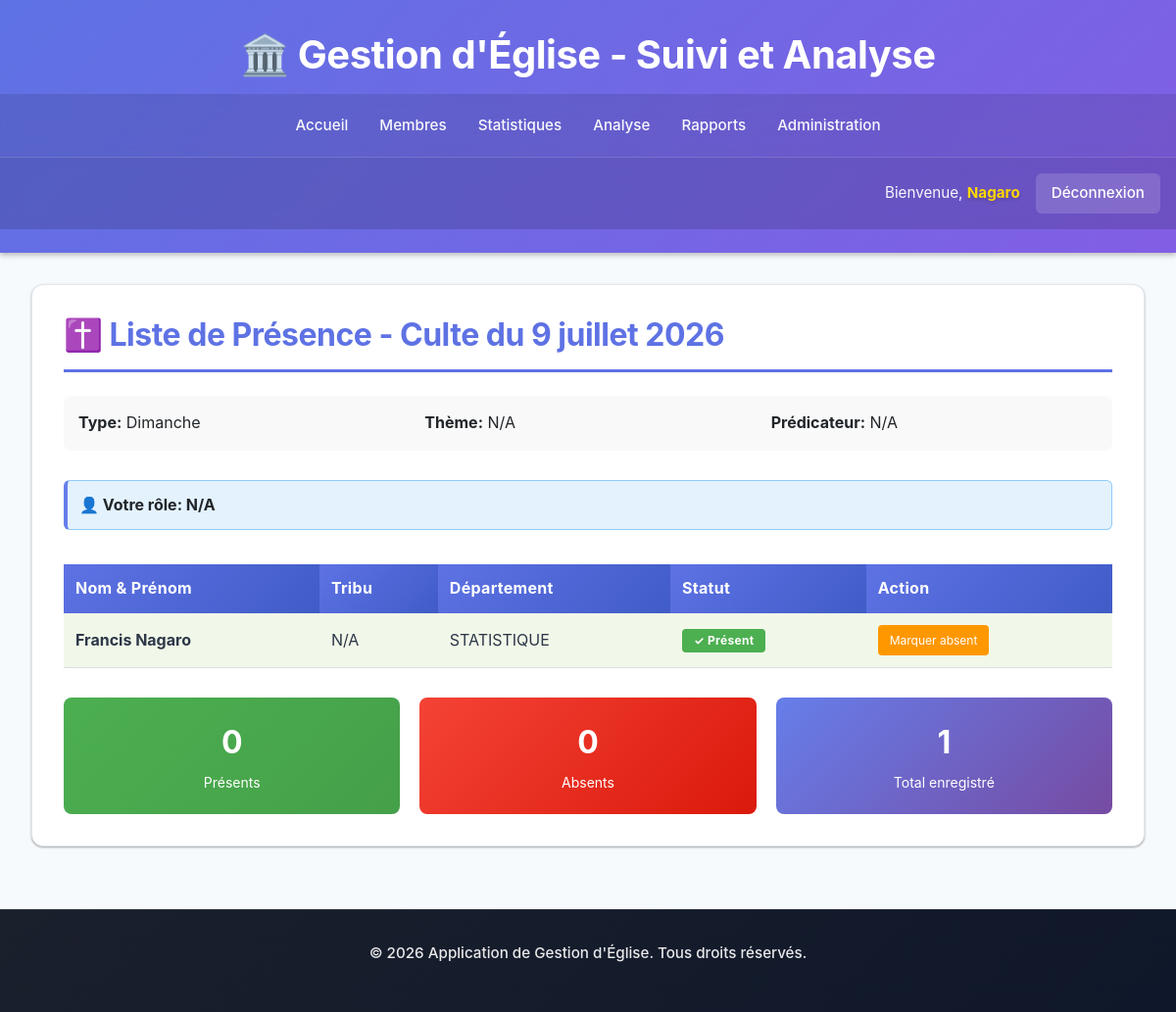
The app's page /culte/16/presence/ (signed in) with its own data.
### eglise/models.py (models this page shows, shortened)
class Culte(models.Model):
    TYPE_CULTE_CHOICES = (
        ('dimanche', 'Dimanche'),
        ('mercredi', 'Mercredi'),
        ('special', 'Spécial'),
        ('autre', 'Autre'),
    )
    SCOPE_CHOICES = (
        ('global', 'Global'),
        ('tribu', 'Tribu'),
        ('departement', 'Département'),
    )
    date = models.DateField()
    type_culte = models.CharField(max_length=20, choices=TYPE_CULTE_CHOICES, default='dimanche')
    theme = models.CharField(max_length=255, blank=True, null=True)
    predicateur = models.CharField(max_length=100, blank=True, null=True)
    nombre_participants = models.IntegerField(default=0)
    nombre_nouveaux = models.IntegerField(default=0)
    notes = models.TextField(blank=True, null=True)
    date_creation = models.DateTimeField(auto_now_add=True)
    scope = models.CharField(max_length=20, choices=SCOPE_CHOICES, default='global', help_text='Global ou local à une structure')
    tribu = models.ForeignKey('Tribu', on_delete=models.SET_NULL, null=True, blank=True, related_name='cultes_locaux', help_text='Tribu si culte local')
    departement = models.ForeignKey('Departement', on_delete=models.SET_NULL, null=True, blank=True, related_name='cultes_locaux', help_text='Département si culte local')
    class Meta:
        ordering = ['-date']

class Presence(models.Model):
    membre = models.ForeignKey(Membre, on_delete=models.CASCADE)
    culte = models.ForeignKey(Culte, on_delete=models.CASCADE)
    present = models.BooleanField(default=True)
    date_enregistrement = models.DateTimeField(auto_now_add=True)
    class Meta:
        unique_together = ('membre', 'culte')
        ordering = ['-culte__date']

class Membre(models.Model):
    STATUT_CHOICES = (
        ('nouveau', 'Nouveau'),
        ('actif', 'Actif'),
        ('sorti', 'Sorti'),
        ('inactif', 'Inactif'),
    )
    GENRE_CHOICES = (
        ('M', 'Masculin'),
        ('F', 'Féminin'),
    )
    nom = models.CharField(max_length=100)
    prenom = models.CharField(max_length=100)
    email = models.EmailField(blank=True, null=True)
    telephone = models.CharField(max_length=20, blank=True, null=True)
    adresse = models.CharField(max_length=255, blank=True, null=True)
    genre = models.CharField(max_length=1, choices=GENRE_CHOICES, blank=True)
    date_naissance = models.DateField(blank=True, null=True)
    photo = models.ImageField(upload_to='membres_photos/', blank=True, null=True)
    tribu = models.ForeignKey(Tribu, on_delete=models.SET_NULL, null=True, blank=True)
    departement = models.ForeignKey(Departement, on_delete=models.SET_NULL, null=True, blank=True)
    statut = models.CharField(max_length=20, choices=STATUT_CHOICES, default='nouveau')
    date_adhesion = models.DateField(default=timezone.now)
    date_depart = models.DateField(blank=True, null=True)
    notes = models.TextField(blank=True, null=True)
    date_creation = models.DateTimeField(auto_now_add=True)
    date_modification = models.DateTimeField(auto_now=True)
    class Meta:
        ordering = ['nom', 'prenom']
    def nom_complet(self):
        return f"{self.prenom} {self.nom}"

class Departement(models.Model):
    nom = models.CharField(max_length=100, unique=True)
    description = models.TextField(blank=True, null=True)
    responsable = models.CharField(max_length=100, blank=True, null=True)
    date_creation = models.DateTimeField(auto_now_add=True)
    class Meta:
        ordering = ['nom']

### eglise/views.py (the view, shortened to what this page needs)
# urls.py: path('culte/<int:culte_id>/presence/', views.CultePresenceListView.as_view(), name='culte_presence'),
class CultePresenceListView(ProtectedDataAccessMixin, TemplateView):
    template_name = 'eglise/culte_presence.html'
    def get(self, request, culte_id):
        try:
            culte = Culte.objects.get(id=culte_id)
        except Culte.DoesNotExist:
            return redirect('eglise:dashboard')
        presences = Presence.objects.filter(culte=culte).select_related('membre').order_by('membre__nom', 'membre__prenom')
        membres_non_enregistres = Membre.objects.exclude(
            presence__culte=culte
        ).filter(statut='actif')
        user_profile = request.user.profile if hasattr(request.user, 'profile') else None
        if user_profile:
            if user_profile.est_patriarche() and user_profile.tribu:
                membres_non_enregistres = membres_non_enregistres.filter(tribu=user_profile.tribu)
            elif user_profile.est_responsable() and user_profile.departement:
                membres_non_enregistres = membres_non_enregistres.filter(departement=user_profile.departement)
        membres_non_enregistres = membres_non_enregistres.order_by('nom', 'prenom')
        context = {
            'culte': culte,
            'presences': presences,
            'membres_non_enregistres': membres_non_enregistres,
            'form': PresenceMembreSelectionForm(),
            'user_role': user_profile.get_role_display() if user_profile else 'N/A',
        }
        return render(request, self.template_name, context)

### eglise/mixins.py (called while the page is built, shortened)
    def dispatch(self, request, *args, **kwargs):
        if not request.user.is_authenticated:
            return redirect('eglise:login')
        if request.user.is_superuser:
            return super().dispatch(request, *args, **kwargs)

### eglise/templates/eglise/culte_presence.html (shortened to what this page needs)
{% extends 'eglise/base.html' %}
{% block content %}
<div class="card">
    <h2>✝️ Liste de Présence - Culte du {{ culte.date }}</h2>
    <div style="background: #f9f9f9; padding: 15px; border-radius: 8px; margin-bottom: 30px;">
        <div style="display: grid; grid-template-columns: 1fr 1fr 1fr; gap: 20px;">
            <div>
                <strong>Type:</strong> {{ culte.get_type_culte_display }}
            </div>
            <div>
                <strong>Thème:</strong> {{ culte.theme|default:"N/A" }}
            </div>
            <div>
                <strong>Prédicateur:</strong> {{ culte.predicateur|default:"N/A" }}
            </div>
        </div>
    </div>
    {% if user_role %}
    <div style="background: #e3f2fd; border: 1px solid #90caf9; padding: 12px; border-radius: 6px; margin-bottom: 20px; border-left: 4px solid #667eea;">
        <strong>👤 Votre rôle: {{ user_role }}</strong>
    </div>
    {% endif %}
    {% if presences %}
    <table>
        <thead>
            <tr>
                <th>Nom & Prénom</th>
                <th>Tribu</th>
                <th>Département</th>
                <th>Statut</th>
                <th>Action</th>
            </tr>
        </thead>
        <tbody>
            {% for presence in presences %}
            <tr style="{% if not presence.present %}background-color: #ffebee;{% else %}background-color: #f1f8e9;{% endif %}">
                <td><strong>{{ presence.membre.nom_complet }}</strong></td>
                <td>{{ presence.membre.tribu.nom|default:"N/A" }}</td>
                <td>{{ presence.membre.departement.nom|default:"N/A" }}</td>
                <td>
                    <span class="badge" style="padding: 6px 12px; border-radius: 4px; font-size: 12px; font-weight: bold; {% if presence.present %}background: #4caf50; color: white;{% else %}background: #f44336; color: white;{% endif %}">
                        {% if presence.present %}✓ Présent{% else %}✗ Absent{% endif %}
                    </span>
                </td>
                <td>
                    <form method="post" action="{% url 'eglise:presence_toggle' presence.id %}" style="display: inline;">
                        <button type="submit" style="padding: 6px 12px; background: #ff9800; color: white; border: none; border-radius: 4px; cursor: pointer; font-size: 12px;">
                            {% if presence.present %}Marquer absent{% else %}Marquer présent{% endif %}
                        </button>
                    </form>
                </td>
            </tr>
            {% endfor %}
        </tbody>
    </table>
    <div style="margin-top: 30px; display: grid; grid-template-columns: 1fr 1fr 1fr; gap: 20px;">
        <div style="background: linear-gradient(135deg, #4caf50 0%, #45a049 100%); color: white; padding: 20px; border-radius: 8px; text-align: center;">
            <div style="font-size: 32px; font-weight: bold;">{{ presences|dictsort:"present"|last|length|default:0 }}</div>
            <div style="margin-top: 5px; font-size: 14px;">Présents</div>
        </div>
        <div style="background: linear-gradient(135deg, #f44336 0%, #da190b 100%); color: white; padding: 20px; border-radius: 8px; text-align: center;">
            <div style="font-size: 32px; font-weight: bold;">
                {% widthratio presences|dictsort:"present"|first|length presences|length 1 %}
            </div>
            <div style="margin-top: 5px; font-size: 14px;">Absents</div>
        </div>
        <div style="background: linear-gradient(135deg, #667eea 0%, #764ba2 100%); color: white; padding: 20px; border-radius: 8px; text-align: center;">
            <div style="font-size: 32px; font-weight: bold;">{{ presences.count }}</div>
            <div style="margin-top: 5px; font-size: 14px;">Total enregistré</div>
        </div>
    </div>
    {% else %}
    <div style="text-align: center; padding: 40px; background: #f9f9f9; border-radius: 8px;">
        <p style="font-size: 16px; color: #999;">Aucune présence enregistrée pour ce culte.</p>
    </div>
    {% endif %}
</div>
{% endblock %}

### eglise/templates/eglise/base.html (shortened to what this page needs)
<!DOCTYPE html>
<html lang="fr">
<head>
    {% load static %}
    <link href="https://cdn.jsdelivr.net/npm/bootstrap@5.3.0/dist/css/bootstrap.min.css" rel="stylesheet">
    <link rel="stylesheet" href="https://cdnjs.cloudflare.com/ajax/libs/font-awesome/6.4.0/css/all.min.css">
</head>
<body>
    <header>
        <h1>🏛️ Gestion d'Église - Suivi et Analyse</h1>
        <nav>
            {% if user.is_authenticated %}
                <a href="{% url 'eglise:dashboard' %}">Accueil</a>
                <a href="{% url 'eglise:membre_list' %}">Membres</a>
                <a href="{% url 'eglise:statistiques' %}">Statistiques</a>
                <a href="{% url 'eglise:analyse' %}">Analyse</a>
                <a href="{% url 'eglise:rapports_list' %}">Rapports</a>
                <a href="{% url 'admin:index' %}">Administration</a>
            {% else %}
                <a href="{% url 'eglise:login' %}">Connexion</a>
                <a href="{% url 'eglise:category-select' %}">Inscription</a>
            {% endif %}
        </nav>
        {% if user.is_authenticated %}
            <div class="user-info">
                <span>Bienvenue, <span class="user-name">{{ user.get_full_name|default:user.username }}</span></span>
                <a href="{% url 'eglise:logout' %}">Déconnexion</a>
            </div>
        {% endif %}
    </header>
    <div class="container">
        {% block content %}{% endblock %}
    </div>
    <footer>
        <p>&copy; 2026 Application de Gestion d'Église. Tous droits réservés.</p>
    </footer>
    {% load static %}
</body>
</html>

### eglise/templates/eglise/base.html (style rules this page uses)
:root { --primary-color: #5e72e4; --primary-dark: #405cc7; --secondary-color: #825ee4; --success-color: #2dce89; --warning-color: #fb6340; --danger-color: #f5365c; --info-color: #11cdef; --dark-bg: #1a202c; --light-bg: #f7fafc; --card-bg: #ffffff; --text-primary: #2d3748; --text-secondary: #718096; --border-color: #e2e8f0; --shadow-sm: 0 1px 3px rgba(0, 0, 0, 0.12), 0 1px 2px rgba(0, 0, 0, 0.24); --shadow-md: 0 3px 6px rgba(0, 0, 0, 0.15), 0 2px 4px rgba(0, 0, 0, 0.12); --shadow-lg: 0 10px 20px rgba(0, 0, 0, 0.15), 0 3px 6px rgba(0, 0, 0, 0.10); --transition: all 0.3s cubic-bezier(0.4, 0, 0.2, 1); }
* { margin: 0; padding: 0; box-sizing: border-box; }
html, body { height: 100%; }
body { font-family: -apple-system, BlinkMacSystemFont, 'Segoe UI', 'Roboto', 'Oxygen', 'Ubuntu', 'Cantarell', sans-serif; background-color: var(--light-bg); color: var(--text-primary); display: flex; flex-direction: column; line-height: 1.6; }
header { background: linear-gradient(135deg, var(--primary-color) 0%, var(--secondary-color) 100%); color: white; padding: 1.5rem 0; box-shadow: var(--shadow-md); flex-shrink: 0; position: relative; overflow: hidden; }
header::before { content: ''; position: absolute; top: 0; left: 0; right: 0; bottom: 0; opacity: 0.1; }
header h1 { text-align: center; font-size: clamp(1.5rem, 5vw, 2.5rem); margin: 0; padding: 0.5rem 1rem; word-break: break-word; font-weight: 700; letter-spacing: -0.5px; position: relative; z-index: 1; }
nav { background: rgba(0, 0, 0, 0.1); padding: 0.5rem 0; margin-top: 0.5rem; display: flex; flex-wrap: wrap; justify-content: center; gap: 0; backdrop-filter: blur(10px); }
nav a { color: rgba(255, 255, 255, 0.95); padding: 0.75rem 1rem; text-decoration: none; display: inline-block; transition: var(--transition); font-size: clamp(0.8rem, 2vw, 0.95rem); white-space: nowrap; flex: 0 1 auto; font-weight: 500; position: relative; }
nav a::after { content: ''; position: absolute; bottom: 0; left: 0; right: 0; height: 2px; background: rgba(255, 255, 255, 0.6); transform: scaleX(0); transform-origin: right; transition: var(--transition); }
.container { flex: 1; padding: clamp(1rem, 4vw, 2rem); max-width: 1400px; margin: 0 auto; width: 100%; }
.card { background: var(--card-bg); border-radius: 12px; box-shadow: var(--shadow-sm); padding: clamp(1.25rem, 3vw, 2rem); margin-bottom: 2rem; border: 1px solid var(--border-color); transition: var(--transition); }
.card h2 { color: var(--primary-color); margin-bottom: 1.5rem; border-bottom: 3px solid var(--primary-color); padding-bottom: 1rem; font-size: clamp(1.4rem, 4vw, 2rem); font-weight: 700; letter-spacing: -0.5px; }
table { width: 100%; border-collapse: collapse; margin-top: 1rem; font-size: clamp(0.8rem, 2vw, 1rem); background: white; }
table th { background: linear-gradient(135deg, var(--primary-color) 0%, var(--primary-dark) 100%); color: white; padding: clamp(0.75rem, 2vw, 1.25rem); text-align: left; font-weight: 600; word-break: break-word; font-size: clamp(0.85rem, 2vw, 1rem); letter-spacing: 0.3px; }
table td { padding: clamp(0.6rem, 1.5vw, 1rem); border-bottom: 1px solid var(--border-color); color: var(--text-primary); }
table tr { transition: var(--transition); }
.badge { display: inline-block; padding: 0.5rem 1rem; border-radius: 20px; font-size: 0.8rem; font-weight: 600; white-space: nowrap; letter-spacing: 0.3px; transition: var(--transition); }
footer { background: linear-gradient(135deg, var(--dark-bg) 0%, #0f172a 100%); color: rgba(255, 255, 255, 0.9); text-align: center; padding: 2rem 1rem; margin-top: auto; flex-shrink: 0; font-size: clamp(0.8rem, 2vw, 0.95rem); border-top: 1px solid rgba(255, 255, 255, 0.1); font-weight: 500; }
.user-info { background: rgba(0, 0, 0, 0.15); padding: 1rem; text-align: right; color: rgba(255, 255, 255, 0.95); font-size: clamp(0.8rem, 2vw, 0.95rem); border-top: 1px solid rgba(255, 255, 255, 0.15); display: flex; flex-wrap: wrap; justify-content: flex-end; gap: 1rem; align-items: center; backdrop-filter: blur(10px); }
.user-info a { color: #fff; text-decoration: none; padding: 0.5rem 1rem; border-radius: 6px; background: rgba(255, 255, 255, 0.15); transition: var(--transition); font-weight: 500; }
.user-name { font-weight: 700; color: #ffd700; text-shadow: 0 2px 4px rgba(0, 0, 0, 0.2); }

### records on screen
Culte: date "9 juillet 2026", type_culte "Dimanche", theme "N/A", predicateur "N/A"
Presence: membre.nom_complet "Francis Nagaro", membre.tribu.nom "N/A", membre.departement.nom "STATISTIQUE", shows "✓ Présent", shows "Marquer absent", present "0"

### other values on screen
{{ user.get_full_name|default:user.username }} "Nagaro"
{{ user_role }} "N/A"
{{ presences|dictsort:"present"|last|length|default:0 }} "0"
{{ presences.count }} "1"
